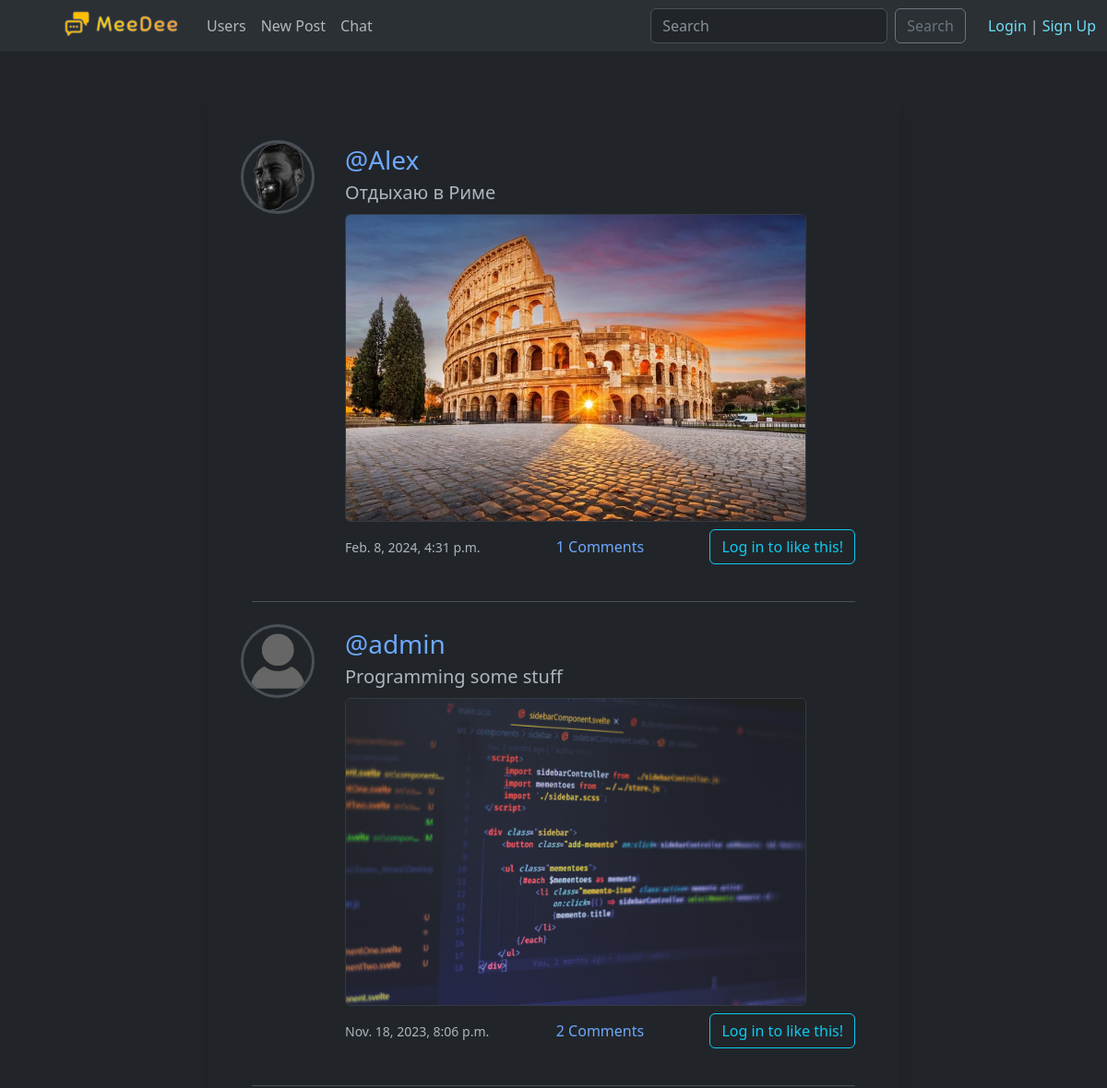
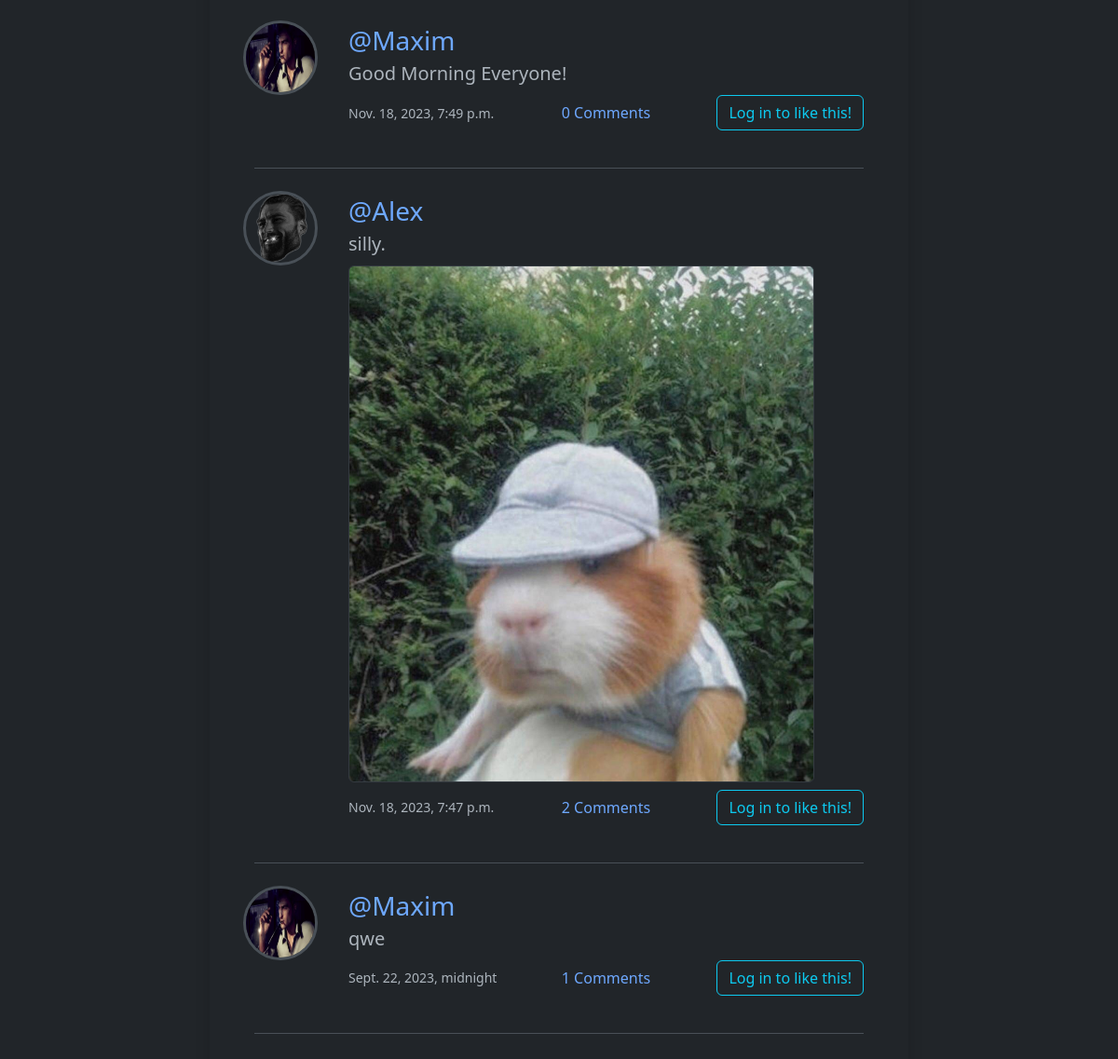
The page / on the database its author committed (2 pictures, top to bottom).
### social/models.py (models this page shows, shortened)
class Post(models.Model):
    image = models.ImageField(upload_to="images", null=True, blank=True)
    text = models.TextField(max_length=300, blank=True)
    author = models.ForeignKey(User, on_delete=models.SET_NULL, null=True, related_name="posts")
    date = models.DateTimeField(auto_now=True)
    likes = models.ManyToManyField(User, related_name="post_like")
    class Meta:
        ordering = ["-date"]

class User(AbstractUser):
    friends = models.ManyToManyField("User", blank=True)
    username = models.CharField(max_length=12)
    email = models.EmailField(unique=True)
    bio = models.TextField(max_length=300, blank=True)
    avatar = models.ImageField(upload_to="images", default="no-avatar.png")
    date_of_birth = models.DateField(null=True, blank=True)
    online_status = models.BooleanField(default=False)
    USERNAME_FIELD = "email"
    REQUIRED_FIELDS = ["username"]

### social/views.py (the view)
# urls.py: path('', views.PostsListView.as_view(), name='home'),
class PostsListView(ListView):
    model = Post
    template_name = "social/home.html"
    context_object_name = "posts"

### social/templates/social/home.html (shortened to what this page needs)
{% extends "base.html" %}
{% block body %}
<div class="container mt-5 rounded-4 shadow p-5" style="width: 750px;">
    {% for post in posts %}
        {% include 'social/post.html' %}
    {% endfor %}
</div>
{% endblock %}

### social/templates/social/post.html
{% load static %}
<div class="h-100  justify-content-center border-bottom pb-4 mb-4">
    <div class="" style="min-width: 550px;">
        <div class='row align-items-center mb-3'>
            <div class="col-2 align-self-start px-0">
            {% if post.author.avatar %}
                <img src="{{ post.author.avatar.url }}" alt="" class="border border-3 rounded-circle" style="max-width: 80px; min-height: 80px;">
            {% else %}
                <img src="{% static 'images/no-avatar.png' %}" alt="" class="border border-3 rounded-circle" style="max-width: 80px; min-height: 80px;">
            {% endif %}
            </div>
            <div class="col align-self-start ps-0">
                {% if post.author == request.user %}
                    <div class='d-flex justify-content-between'>
                        <div class='d-inline-flex'><a href="{% url 'profile' post.author.id %}" class='text-decoration-none fs-3'>@{{ post.author.username }}</a></div>
                        <div class='d-inline-flex pt-2'>
                            <form action="" method='POST'>
                                {% csrf_token %}
                                <a class='text-decoration-none text-danger' data-bs-toggle="modal" data-bs-target="#exampleModal{{ post.id }}"  href="">Delete</a>
                            </form>
                            <div class="modal fade" id="exampleModal{{ post.id }}" aria-labelledby="exampleModalLabel" aria-hidden="true">
                                <div class="modal-dialog modal-dialog-centered">
                                    <div class="modal-content">
                                        <div class="modal-header">
                                            <h1 class="modal-title fs-5" id="exampleModalLabel">Delete Post?</h1>
                                            <button type="button" class="btn-close" data-bs-dismiss="modal" aria-label="Close"></button>
                                        </div>
                                        <div class="modal-body">
                                            Are you sure you want to delete this post? This can't be undone and it will be removed from your profile.
                                        </div>
                                        <div class="modal-footer">
                                            <button type="button" class="btn btn-secondary" data-bs-dismiss="modal">Close</button>
                                            <form method="POST" action="{% url 'delete-post' post.id %}">
                                                {% csrf_token %}
                                                <button type="submit" value="DELETE" class="btn btn-danger">Delete</button>
                                            </form>
                                        </div>
                                    </div>
                                </div>
                            </div>
                        </div>
                    </div>
                {% else %}
                    <a href="{% url 'profile' post.author.id %}" class='text-decoration-none fs-3'>@{{ post.author.username }}</a>
                {% endif %}
                <div class="fs-5 mb-2">{{ post.text }}</div>
                <div>
                    {% if post.image %}
                        <img src="{{  post.image.url  }}" alt="" class="border border-dark-subtle rounded w-75" style="min-width: 500px; max-width: 500px; max-height: 600px;">
                    {% endif %}
                </div>
                <div class="row mt-2 align-items-center">
                    <div class="col text-start align-self-center small">{{ post.date }}</div>
                    <div class='col text-center'>
                        <a class='text-decoration-none' href="{% url 'detail-post' post.id %}">{{ post.comments.count }} Comments</a>
                    </div>
                    <div class="col text-end">
                    {% if user.is_authenticated %}
                        <form action="{% url 'post-like' %}" method="POST" class="like-post" id="{{ post.id }}">
                            {% csrf_token %}
                                <button type="submit" name="post_id" value="{{post.id}}" class="btn btn-link text-decoration-none p-0">
                                    {% if post in user.post_like.all %}
                                        <div class="text-danger like-btn-{{ post.id }}">
                                            <span class="me-1 like-counter{{ post.id }}">{{ post.number_of_likes }}</span> <i class="bi bi-heart-fill"></i>
                                        </div>
                                    {% else %}
                                        <div class="text-secondary like-btn-{{ post.id }}">
                                            <span class="me-1 like-counter{{ post.id }}">{{ post.number_of_likes }}</span> <i class="bi bi-heart"></i>
                                        </div>
                                    {% endif %}
                                </button>
                        </form>
                    {% else %}
                        <a class="btn btn-outline-info" href="{% url 'login' %}?next={{request.path}}">Log in to like this!</a><br>
                    {% endif %}
                    </div>
                </div>
            </div>
        </div>
    </div>
</div>

### rows shown on the page
Post: author.avatar (picture), author.username "Alex", text "Отдыхаю в Риме", image (picture), date "Feb. 8, 2024, 4:31 p.m.", comments.count "1"
Post: author.avatar (placeholder picture), author.username "admin", text "Programming some stuff", image (picture), date "Nov. 18, 2023, 8:06 p.m.", comments.count "2"
Post: author.avatar (placeholder picture), author.username "Maxim", text "Good Morning Everyone!", date "Nov. 18, 2023, 7:49 p.m.", comments.count "0"
Post: author.avatar (picture), author.username "Alex", text "silly.", image (picture), date "Nov. 18, 2023, 7:47 p.m.", comments.count "2"
Post: author.avatar (placeholder picture), author.username "Maxim", text "qwe", date "Sept. 22, 2023, midnight", comments.count "1"
